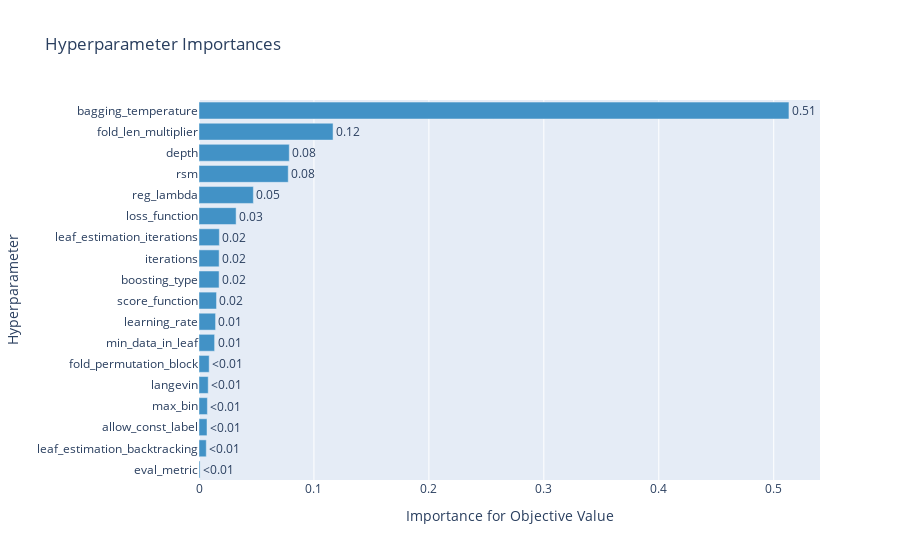

Notebook cell for this chart:
### Code cell
optuna.visualization.plot_param_importances(data, target=lambda t: t.values[0])

### Figure 1 — Plotly figure (JSON) as saved in the notebook; plotly's stock layout.template omitted (floating-point values rounded to 4 significant figures)
{"data": [{"cliponaxis": false, "hovertemplate": ["eval_metric (CategoricalDistribution): 0.0009315249288636657<extra></extra>", "leaf_estimation_backtracking (CategoricalDistribution): 0.006334344068019962<extra></extra>", "allow_const_label (CategoricalDistribution): 0.006980015124092188<extra></extra>", "max_bin (IntDistribution): 0.007299672541388656<extra></extra>", "langevin (CategoricalDistribution): 0.008012418368676498<extra></extra>", "fold_permutation_block (IntDistribution): 0.00885993922450916<extra></extra>", "min_data_in_leaf (IntDistribution): 0.01357862331341627<extra></extra>", "learning_rate (FloatDistribution): 0.01441879324844112<extra></extra>", "score_function (CategoricalDistribution): 0.01525000600825764<extra></extra>", "boosting_type (CategoricalDistribution): 0.017475255679523054<extra></extra>", "iterations (IntDistribution): 0.017517274017530116<extra></extra>", "leaf_estimation_iterations (IntDistribution): 0.017696559846097873<extra></extra>", "loss_function (CategoricalDistribution): 0.0322889464915397<extra></extra>", "reg_lambda (FloatDistribution): 0.04730206792614044<extra></extra>", "rsm (FloatDistribution): 0.07763646185002603<extra></extra>", "depth (IntDistribution): 0.07853704990371392<extra></extra>", "fold_len_multiplier (FloatDistribution): 0.11663055196877907<extra></extra>", "bagging_temperature (FloatDistribution): 0.5132504954909849<extra></extra>"], "marker": {"color": "rgb(66,146,198)"}, "orientation": "h", "text": ["<0.01", "<0.01", "<0.01", "<0.01", "<0.01", "<0.01", "0.01", "0.01", "0.02", "0.02", "0.02", "0.02", "0.03", "0.05", "0.08", "0.08", "0.12", "0.51"], "textposition": "outside", "type": "bar", "x": [0.0009315, 0.006334, 0.00698, 0.0073, 0.008012, 0.00886, 0.01358, 0.01442, 0.01525, 0.01748, 0.01752, 0.0177, 0.03229, 0.0473, 0.07764, 0.07854, 0.1166, 0.5133], "y": ["eval_metric", "leaf_estimation_backtracking", "allow_const_label", "max_bin", "langevin", "fold_permutation_block", "min_data_in_leaf", "learning_rate", "score_function", "boosting_type", "iterations", "leaf_estimation_iterations", "loss_function", "reg_lambda", "rsm", "depth", "fold_len_multiplier", "bagging_temperature"]}], "layout": {"showlegend": false, "title": {"text": "Hyperparameter Importances"}, "xaxis": {"title": {"text": "Importance for Objective Value"}}, "yaxis": {"title": {"text": "Hyperparameter"}}}}
